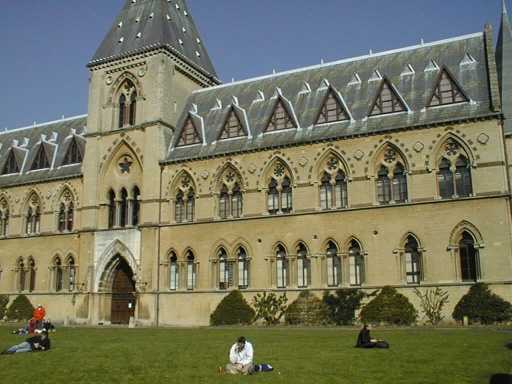
#> input picture part2/library1.jpg, 512 x 384 px
$ python 3d_reconstruction_opencv.py
#> lines starting #> are read from the running program, lines starting #| are printed output that depends on the picture

import numpy as np
import cv2
from matplotlib import pyplot as plt

imgL = cv2.imread('library1.jpg', 0)
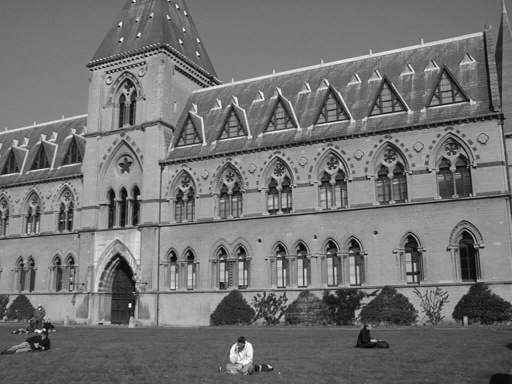
#> imgL: shape (384, 512); min 2, max 255, mean 114.5
imgR = cv2.imread('library2.jpg', 0)
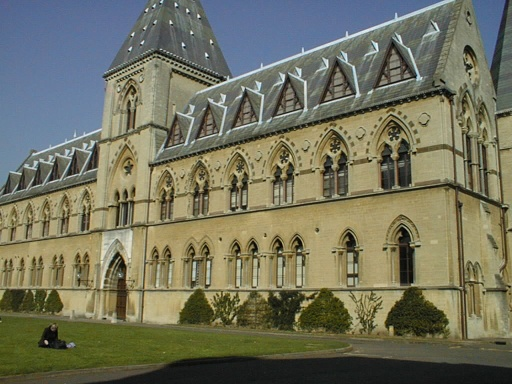
#> input picture part2/library2.jpg, 512 x 384 px
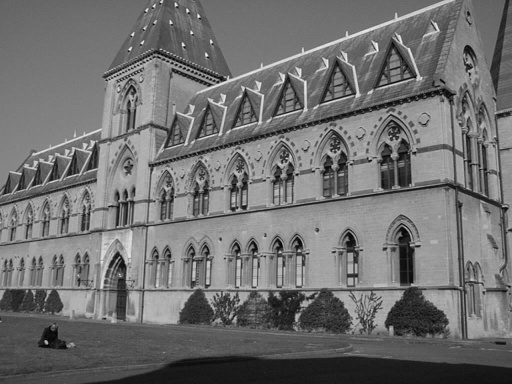
#> imgR: shape (384, 512); min 0, max 248, mean 112

imgL = cv2.imread('house1.jpg', 0)
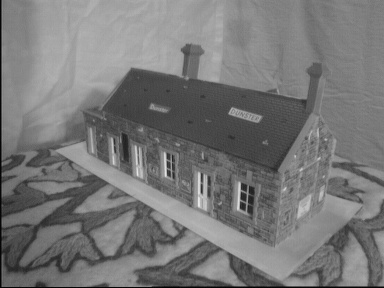
#> input picture part2/house1.jpg, 384 x 288 px
#> imgL is the input picture: shape (288, 384); min 0, max 232, mean 119.2
imgR = cv2.imread('house2.jpg', 0)
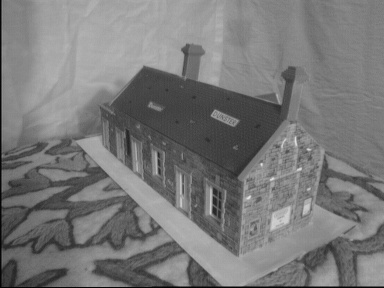
#> input picture part2/house2.jpg, 384 x 288 px
#> imgR is the input picture: shape (288, 384); min 0, max 229, mean 120.7

stereo = cv2.StereoBM_create(numDisparities=64, blockSize=7)
disparity = stereo.compute(imgL, imgR)
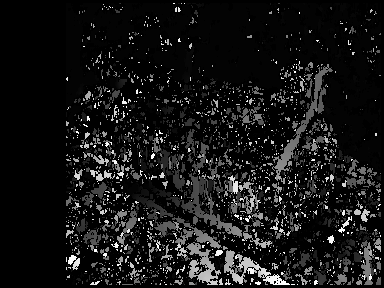
#> disparity: shape (288, 384) int16; min -16, max 1008, mean 75.4; drawn with min black and max white
plt.imshow(disparity, 'gray')
plt.show()
